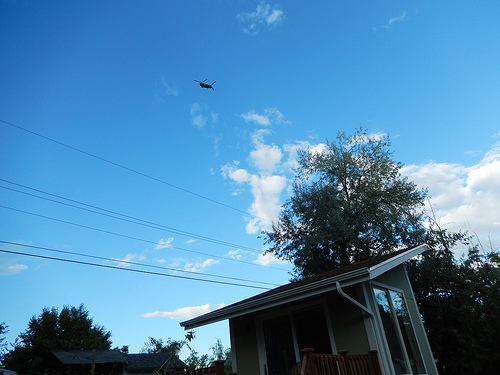
%> input picture Part 2/NoWaterTraining/no_watertrain[10].jpg, 500 x 375 px; its folder holds 4 pictures in this run
$ octave mean_varplot.m   (GNU Octave 9; MATLAB toolbox functions it lacks are replaced by stand-ins)
%> lines starting %> are read from the running program, lines starting %| are printed output that depends on the picture
clear

files = dir('C:/Users/Jordan/Documents/This Semester/ECE 759/Project2/NoWaterTraining/*.jpg');
path = 'C:/Users/Jordan/Documents/This Semester/ECE 759/Project2/NoWaterTraining/';
i = 1;
x = zeros(1,10);
y = zeros(1,10);
for file = files'
    RGB = imread(strcat(path,file.name));
%> RGB is the input picture: size 375x500x3 uint8; mean R, G, B 77, 133.6, 174.3
    x(i) = mean2(RGB);
    std_dev = std2(RGB);
%> std_dev = 55.89
    y(i) = std_dev^2;
    i = i + 1;
end

files = dir('C:/Users/Jordan/Documents/This Semester/ECE 759/Project2/ImagesWithWaterTRAINING/*.jpg');
path = 'C:/Users/Jordan/Documents/This Semester/ECE 759/Project2/ImagesWithWaterTRAINING/';
i = 1;
h = zeros(1,20);
k = zeros(1,20);
for file = files'
    RGB = imread(strcat(path,file.name));
    r = RGB(:,:,1);
    g = RGB(:,:,2);
    b = RGB(:,:,3);
    t = find((r>240) & (g>220) & (b<50));
    r(t) = [];
    g(t) = [];
    b(t) = [];
    RGB = cat(3,r,g,b);
    h(i) = mean2(RGB);
    std_dev = std2(RGB);
    k(i) = std_dev^2;
    i = i + 1;
end

a = 0:.01:200;

b = -22.5*a + 6000;
plot(x,y,'r*',h,k,'b+')
hold on
plot(a,b, 'g')
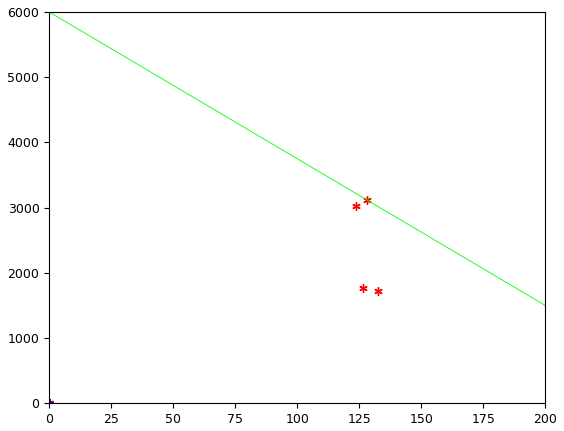
%> figure redrawn from the program's plot data; curve peaks at x = 0, y = 6000
